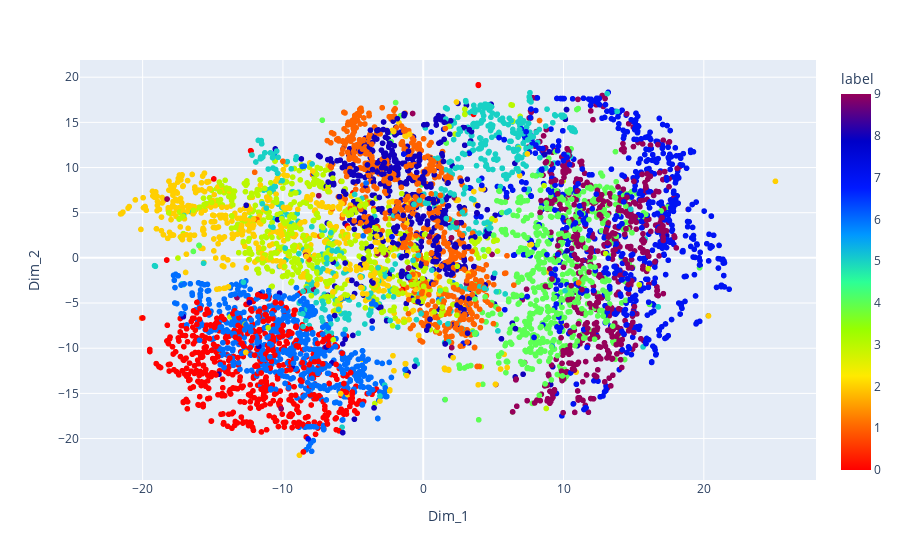

The notebook cell saved with this chart:
### Code cell
fig = px.scatter( tsne_df,x='Dim_1', y='Dim_2',color='label',hover_data=['label'],color_continuous_scale="rainbow_r")
fig.show()

### Figure 1 — Plotly figure (JSON) as saved in the notebook; plotly's stock layout.template omitted (floating-point values rounded to 4 significant figures; data arrays with more than 128 entries replaced by an {"elided": "..."} marker saying what was removed)
{"data": [{"customdata": {"elided": "6000x1 int values"}, "hovertemplate": "Dim_1=%{x}<br>Dim_2=%{y}<br>label=%{marker.color}<extra></extra>", "legendgroup": "", "marker": {"color": {"elided": "6000 int values"}, "coloraxis": "coloraxis", "symbol": "circle"}, "mode": "markers", "name": "", "showlegend": false, "type": "scattergl", "x": {"elided": "6000 float values"}, "xaxis": "x", "y": {"elided": "6000 float values"}, "yaxis": "y"}], "layout": {"coloraxis": {"colorbar": {"title": {"text": "label"}}, "colorscale": [[0, "rgb(255,0,0)"], [0.125, "rgb(255,111,0)"], [0.25, "rgb(255,234,0)"], [0.375, "rgb(151,255,0)"], [0.5, "rgb(44,255,150)"], [0.625, "rgb(0,152,255)"], [0.75, "rgb(0,25,255)"], [0.875, "rgb(0,0,200)"], [1, "rgb(150,0,90)"]]}, "legend": {"tracegroupgap": 0}, "margin": {"t": 60}, "xaxis": {"anchor": "y", "domain": [0, 1], "title": {"text": "Dim_1"}}, "yaxis": {"anchor": "x", "domain": [0, 1], "title": {"text": "Dim_2"}}}}
